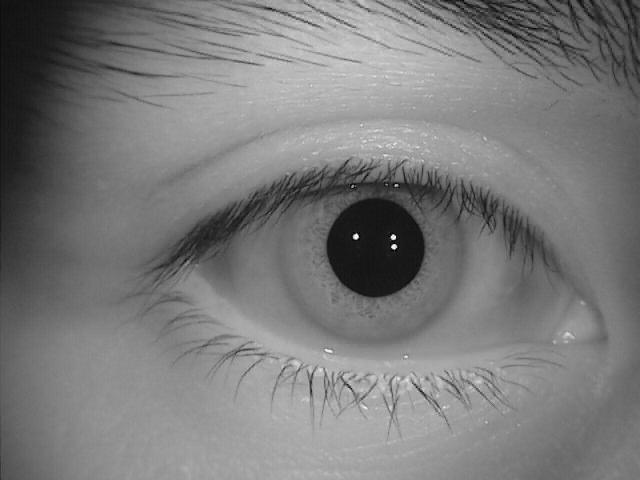
#> input picture pics/S2001R01.jpg, 640 x 480 px
$ python verify.py --file pics/S2001R01.jpg
#> lines starting #> are read from the running program, lines starting #| are printed output that depends on the picture
### fnc/extractFeature.py
##-----------------------------------------------------------------------------
##  Import
##-----------------------------------------------------------------------------
from cv2 import imread

from fnc.segment import segment
from fnc.normalize import normalize
from fnc.encode import encode


##-----------------------------------------------------------------------------
##  Parameters for extracting feature
##	(The following parameters are default for CASIA1 dataset)
##-----------------------------------------------------------------------------
# Segmentation parameters
eyelashes_thres = 80

# Normalisation parameters
radial_res = 20
angular_res = 240

# Feature encoding parameters
minWaveLength = 18
mult = 1
sigmaOnf = 0.5


##-----------------------------------------------------------------------------
##  Function
##-----------------------------------------------------------------------------
def extractFeature(im_filename, eyelashes_thres=80, use_multiprocess=True):
	"""
	Description:
		Extract features from an iris image
	Input:
		im_filename			- The input iris image
		use_multiprocess	- Use multiprocess to run
	Output:
		template			- The extracted template
		mask				- The extracted mask
		im_filename			- The input iris image
	"""
#> called with im_filename = 'pics/S2001R01.jpg', eyelashes_thres = 80, use_multiprocess = True
	# Perform segmentation
	im = imread(im_filename, 0)
#> im is the input picture: shape (480, 640); min 0, max 255, mean 121.9
	ciriris, cirpupil, imwithnoise = segment(im, eyelashes_thres, use_multiprocess)

	# Perform normalization
	polar_array, noise_array = normalize(imwithnoise, ciriris[1], ciriris[0], ciriris[2],
										 cirpupil[1], cirpupil[0], cirpupil[2],
										 radial_res, angular_res)

	# Perform feature encoding
	template, mask = encode(polar_array, noise_array, minWaveLength, mult, sigmaOnf)

	# Return
	return template, mask, im_filename

### fnc/boundary.py
##-----------------------------------------------------------------------------
##  Import
##-----------------------------------------------------------------------------
import numpy as np
from scipy import signal


##-----------------------------------------------------------------------------
##  Function
##-----------------------------------------------------------------------------
def searchInnerBound(img):
    """
    Description:
        Search for the inner boundary of the iris.
    Input:
        img		- The input iris image.
    Output:
        inner_y	- y-coordinate of the inner circle centre.
        inner_x	- x-coordinate of the inner circle centre.
        inner_r	- Radius of the inner circle.
    """

    # Integro-Differential operator coarse (jump-level precision)
    Y = img.shape[0]
    X = img.shape[1]
    sect = X/4 		# Width of the external margin for which search is excluded
    minrad = 10
    maxrad = sect*0.8
    jump = 4 		# Precision of the coarse search, in pixels

    # Hough Space (y,x,r)
    sz = np.array([np.floor((Y-2*sect)/jump),
                    np.floor((X-2*sect)/jump),
                    np.floor((maxrad-minrad)/jump)]).astype(int)

    # Resolution of the circular integration
    integrationprecision = 1
    angs = np.arange(0, 2*np.pi, integrationprecision)
    x, y, r = np.meshgrid(np.arange(sz[1]),
                          np.arange(sz[0]),
                          np.arange(sz[2]))
    y = sect + y*jump
    x = sect + x*jump
    r = minrad + r*jump
    hs = ContourIntegralCircular(img, y, x, r, angs)

    # Hough Space Partial Derivative R
    hspdr = hs - hs[:, :, np.insert(np.arange(hs.shape[2]-1), 0, 0)]

    # Blur
    sm = 3 		# Size of the blurring mask
    hspdrs = signal.fftconvolve(hspdr, np.ones([sm,sm,sm]), mode="same")

    indmax = np.argmax(hspdrs.ravel())
    y,x,r = np.unravel_index(indmax, hspdrs.shape)

    inner_y = sect + y*jump
    inner_x = sect + x*jump
    inner_r = minrad + (r-1)*jump

    # Integro-Differential operator fine (pixel-level precision)
    integrationprecision = 0.1 		# Resolution of the circular integration
    angs = np.arange(0, 2*np.pi, integrationprecision)
    x, y, r = np.meshgrid(np.arange(jump*2),
                          np.arange(jump*2),
                          np.arange(jump*2))
    y = inner_y - jump + y
    x = inner_x - jump + x
    r = inner_r - jump + r
    hs = ContourIntegralCircular(img, y, x, r, angs)

    # Hough Space Partial Derivative R
    hspdr = hs - hs[:, :, np.insert(np.arange(hs.shape[2]-1), 0, 0)]

    # Bluring
    sm = 3 		# Size of the blurring mask
    hspdrs = signal.fftconvolve(hspdr, np.ones([sm,sm,sm]), mode="same")
    indmax = np.argmax(hspdrs.ravel())
    y,x,r = np.unravel_index(indmax, hspdrs.shape)

    inner_y = inner_y - jump + y
    inner_x = inner_x - jump + x
    inner_r = inner_r - jump + r - 1

    return inner_y, inner_x, inner_r


#------------------------------------------------------------------------------
def searchOuterBound(img, inner_y, inner_x, inner_r):
    """
    Description:
        Search for the outer boundary of the iris.
    Input:
        img		- The input iris image.
        inner_y	- The y-coordinate of the inner circle centre.
        inner_x	- The x-coordinate of the inner circle centre.
        inner_r	- The radius of the inner circle.
    Output:
        outer_y	- y-coordinate of the outer circle centre.
        outer_x	- x-coordinate of the outer circle centre.
        outer_r	- Radius of the outer circle.
    """
    # Maximum displacement 15# (Daugman 2004)
    maxdispl = np.round(inner_r*0.15).astype(int)

    # 0.1 - 0.8 (Daugman 2004)
    minrad = np.round(inner_r/0.8).astype(int)
    maxrad = np.round(inner_r/0.3).astype(int)

    # # Hough Space (y,x,r)
    # hs = np.zeros([2*maxdispl, 2*maxdispl, maxrad-minrad])

    # Integration region, avoiding eyelids
    intreg = np.array([[2/6, 4/6], [8/6, 10/6]]) * np.pi

    # Resolution of the circular integration
    integrationprecision = 0.05
    angs = np.concatenate([np.arange(intreg[0,0], intreg[0,1], integrationprecision),
                            np.arange(intreg[1,0], intreg[1,1], integrationprecision)],
                            axis=0)
    x, y, r = np.meshgrid(np.arange(2*maxdispl),
                          np.arange(2*maxdispl),
                          np.arange(maxrad-minrad))
    y = inner_y - maxdispl + y
    x = inner_x - maxdispl + x
    r = minrad + r
    hs = ContourIntegralCircular(img, y, x, r, angs)

    # Hough Space Partial Derivative R
    hspdr = hs - hs[:, :, np.insert(np.arange(hs.shape[2]-1), 0, 0)]

    # Blur
    sm = 7 	# Size of the blurring mask
    hspdrs = signal.fftconvolve(hspdr, np.ones([sm,sm,sm]), mode="same")

    indmax = np.argmax(hspdrs.ravel())
    y,x,r = np.unravel_index(indmax, hspdrs.shape)

    outer_y = inner_y - maxdispl + y + 1
    outer_x = inner_x - maxdispl + x + 1
    outer_r = minrad + r - 1

    return outer_y, outer_x, outer_r


#------------------------------------------------------------------------------
def ContourIntegralCircular(imagen, y_0, x_0, r, angs):
    """
    Description:
        Performs contour (circular) integral.
        Use discrete Rie-mann approach.
    Input:
        imagen  - The input iris image.
        y_0     - The y-coordinate of the circle centre.
        x_0     - The x-coordinate of the circle centre.
        r       - The radius of the circle.
        angs    - The region of the circle considering clockwise 0-2pi.
    Output:
        hs      - Integral result.
    """
    # Get y, x
    y = np.zeros([len(angs), r.shape[0], r.shape[1], r.shape[2]], dtype=int)
    x = np.zeros([len(angs), r.shape[0], r.shape[1], r.shape[2]], dtype=int)
    for i in range(len(angs)):
        ang = angs[i]
        y[i, :, :, :] = np.round(y_0 - np.cos(ang) * r).astype(int)
        x[i, :, :, :] = np.round(x_0 + np.sin(ang) * r).astype(int)

    # Adapt y
    ind = np.where(y < 0)
    y[ind] = 0
    ind = np.where(y >= imagen.shape[0])
    y[ind] = imagen.shape[0] - 1

    # Adapt x
    ind = np.where(x < 0)
    x[ind] = 0
    ind = np.where(x >= imagen.shape[1])
    x[ind] = imagen.shape[1] - 1

    # Return
    hs = imagen[y, x]
    hs = np.sum(hs, axis=0)
    return hs.astype(float)

### fnc/segment.py
##-----------------------------------------------------------------------------
##  Import
##-----------------------------------------------------------------------------
import numpy as np
from fnc.boundary import searchInnerBound, searchOuterBound
from fnc.line import findline, linecoords
import multiprocessing as mp


##-----------------------------------------------------------------------------
##  Function
##-----------------------------------------------------------------------------
def segment(eyeim, eyelashes_thres=80, use_multiprocess=True):
	"""
	Description:
		Segment the iris region from the eye image.
		Indicate the noise region.
	Input:
		eyeim				- Eye image
		eyelashes_thres   	- Eyelashes threshold
		use_multiprocess   	- Use multiprocess to run
	Output:
		ciriris		- Centre coordinates and radius of iris boundary.
		cirpupil	- Centre coordinates and radius of pupil boundary.
		imwithnoise	- Original image with location of noise marked with NaN.
	"""
	# Find the iris boundary by Daugman's intefro-differential
	rowp, colp, rp = searchInnerBound(eyeim)
#> in searchInnerBound, `indmax = np.argmax(hspdrs.ravel())`: indmax = 52616
#> in searchInnerBound, `y,x,r = np.unravel_index(indmax, hspdrs.shape)`: y = 22; x = 54; r = 10
#> in searchInnerBound, `inner_y = sect + y*jump`: inner_y = 248
#> in searchInnerBound, `inner_x = sect + x*jump`: inner_x = 376
#> in searchInnerBound, `inner_r = minrad + (r-1)*jump`: inner_r = 46
#> in searchInnerBound, `indmax = np.argmax(hspdrs.ravel())`: indmax = 350
#> in searchInnerBound, `y,x,r = np.unravel_index(indmax, hspdrs.shape)`: y = 5; x = 3; r = 6
#> in searchInnerBound, `inner_y = inner_y - jump + y`: inner_y = 249
#> in searchInnerBound, `inner_x = inner_x - jump + x`: inner_x = 375
#> in searchInnerBound, `inner_r = inner_r - jump + r - 1`: inner_r = 47
	row, col, r = searchOuterBound(eyeim, rowp, colp, rp)

	# Package pupil and iris boundaries
	rowp = np.round(rowp).astype(int)
	colp = np.round(colp).astype(int)
	rp = np.round(rp).astype(int)
	row = np.round(row).astype(int)
	col = np.round(col).astype(int)
	r = np.round(r).astype(int)
	cirpupil = [rowp, colp, rp]
	ciriris = [row, col, r]

	# Find top and bottom eyelid
	imsz = eyeim.shape
	irl = np.round(row - r).astype(int)
	iru = np.round(row + r).astype(int)
	icl = np.round(col - r).astype(int)
	icu = np.round(col + r).astype(int)
	if irl < 0:
		irl = 0
	if icl < 0:
		icl = 0
	if iru >= imsz[0]:
		iru = imsz[0] - 1
	if icu >= imsz[1]:
		icu = imsz[1] - 1
	imageiris = eyeim[irl: iru + 1, icl: icu + 1]

	# If use_multiprocess
	if use_multiprocess:
		ret_top = mp.Manager().dict()
		ret_bot = mp.Manager().dict()
		p_top = mp.Process(
			target=findTopEyelid,
			args=(imsz, imageiris, irl, icl, rowp, rp, ret_top),
		)
		p_bot = mp.Process(
			target=findBottomEyelid,
			args=(imsz, imageiris, rowp, rp, irl, icl, ret_bot),
		)
		p_top.start()
		p_bot.start()
		p_top.join()
		p_bot.join()
		mask_top = ret_top[0]
		mask_bot = ret_bot[0]

	# If not use_multiprocess
	else:
		mask_top = findTopEyelid(imsz, imageiris, irl, icl, rowp, rp)
		mask_bot = findBottomEyelid(imsz, imageiris, rowp, rp, irl, icl)

	# Mask the eye image, noise region is masked by NaN value
	imwithnoise = eyeim.astype(float)
	imwithnoise = imwithnoise + mask_top + mask_bot

	# For CASIA, eliminate eyelashes by threshold
	ref = eyeim < eyelashes_thres
	coords = np.where(ref == 1)
	imwithnoise[coords] = np.nan

	return ciriris, cirpupil, imwithnoise


#------------------------------------------------------------------------------
# [72 lines left out: functions findTopEyelid, findBottomEyelid, not called in this run]

### verify.py
##-----------------------------------------------------------------------------
##  Import
##-----------------------------------------------------------------------------
import argparse
from time import time

from fnc.extractFeature import extractFeature
from fnc.matching import matching


#------------------------------------------------------------------------------
#	Argument parsing
#------------------------------------------------------------------------------
parser = argparse.ArgumentParser()

parser.add_argument("--file", type=str,
                    help="Path to the file that you want to verify.")

parser.add_argument("--temp_dir", type=str, default="./templates/",
					help="Path to the directory containing templates.")

parser.add_argument("--thres", type=float, default=0.38,
					help="Threshold for matching.")

args = parser.parse_args()


##-----------------------------------------------------------------------------
##  Execution
##-----------------------------------------------------------------------------
# Extract feature
start = time()
print('>>> Start verifying {}\n'.format(args.file))
template, mask, file = extractFeature(args.file)
#> in segment, `rowp, colp, rp = searchInnerBound(eyeim)`: rowp = 249; colp = 375; rp = 47
#> in searchOuterBound, `maxdispl = np.round(inner_r*0.15).astype(int)`: maxdispl = 7
#> in searchOuterBound, `minrad = np.round(inner_r/0.8).astype(int)`: minrad = 59
#> in searchOuterBound, `maxrad = np.round(inner_r/0.3).astype(int)`: maxrad = 157
#> in searchOuterBound, `indmax = np.argmax(hspdrs.ravel())`: indmax = 14052
#> in searchOuterBound, `y,x,r = np.unravel_index(indmax, hspdrs.shape)`: y = 10; x = 3; r = 38
#> in searchOuterBound, `outer_y = inner_y - maxdispl + y + 1`: outer_y = 253
#> in searchOuterBound, `outer_x = inner_x - maxdispl + x + 1`: outer_x = 372
#> in searchOuterBound, `outer_r = minrad + r - 1`: outer_r = 96
#> in segment, `row, col, r = searchOuterBound(eyeim, rowp, colp, rp)`: row = 253; col = 372; r = 96
#> in segment, `cirpupil = [rowp, colp, rp]`: cirpupil = [249, 375, 47]
#> in segment, `ciriris = [row, col, r]`: ciriris = [253, 372, 96]
#> in segment, `irl = np.round(row - r).astype(int)`: irl = 157
#> in segment, `iru = np.round(row + r).astype(int)`: iru = 349
#> in segment, `icl = np.round(col - r).astype(int)`: icl = 276
#> in segment, `icu = np.round(col + r).astype(int)`: icu = 468
#> in segment, `imageiris = eyeim[irl: iru + 1, icl: icu + 1]`:
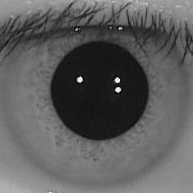
#> imageiris: shape (193, 193); min 0, max 255, mean 92.4
#> (the program exits here)
